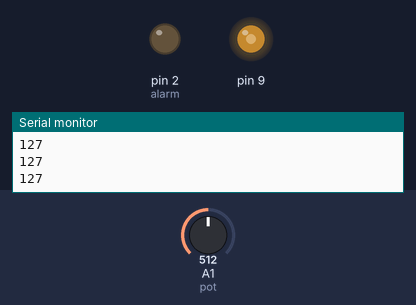
Bench run of a sketch on a simulated Arduino Uno, built with avr-gcc and run on an emulated ATmega328P. On the bench: output pins drawn as LEDs (lit = HIGH), the last lines printed to the serial monitor. Inputs (shaded band) come from the test bench; at power-on: A1 (pot) = 512.

Above: at 1.2 s.
1.3 s: A1 (pot) set to 716
At 1.8 s:
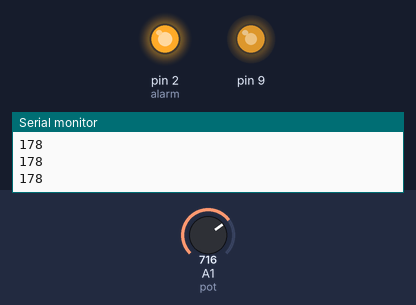
2.8 s: A1 (pot) set to 900
At 4.0 s:
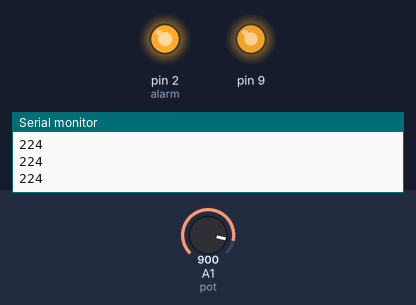
4.3 s: A1 (pot) set to 122
At 5.3 s:
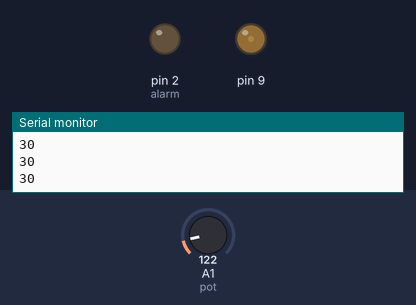
5.8 s: A1 (pot) set to 0
At 6.4 s:
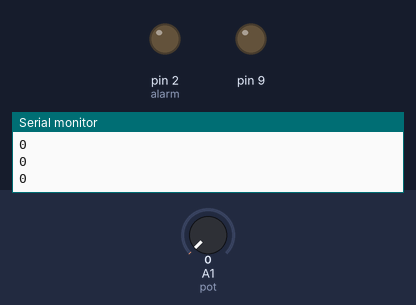
7.3 s: A1 (pot) set to 511
At 8.8 s:
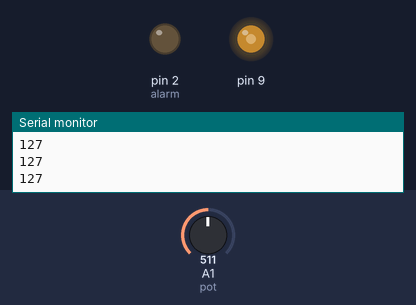
Timing chart, 0 to 9.8 s (numbered marks = the images above; inputs shaded):
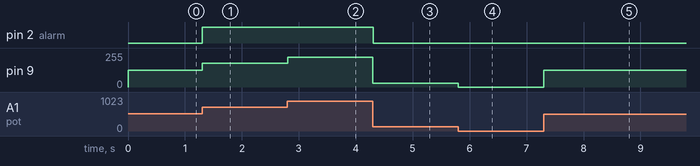

Measured:
- after the input at 1.3 s, pin 2 (alarm): LOW → HIGH at once; pin 9: 127/255 → 178/255 at once
- after the input at 2.8 s, pin 9: 178/255 → 224/255 at once
- after the input at 4.3 s, pin 2 (alarm): HIGH → LOW at once; pin 9: 224/255 → 30/255 at once
- after the input at 5.8 s, pin 9: 30/255 → 0/255 at once
- after the input at 7.3 s, pin 9: 0/255 → 127/255 at once

The sketch:

Intensity.ino
```cpp
int temperature=A2;
float t;
// int led=9;
int alarm = 2;
int pot = A1;
int P;

void setup() {
  	// put your setup code here, to run once
  	// pinMode(led, OUTPUT);
	pinMode(alarm, OUTPUT);
	Serial.begin(9600);
}

void loop() {
  	// put your main code here, to run repeatedly:

	//t= t*0.125-22.0;
	P = analogRead(pot);
	P = map(P, 0, 1023, 0, 255);
	analogWrite(9, P);
	Serial.println(P);
	analogWrite(alarm, P);

	//if (t>27){
	//  digitalWrite(alarm,HIGH);
	//   digitalWrite(led2,LOW);
	//  digitalWrite(led,HIGH);
	//
	//
	//}else
	//  {
	//  digitalWrite(alarm,LOW);
	//  digitalWrite(led2,HIGH);
	//  digitalWrite(led,LOW);
	//
	//}
}
```
